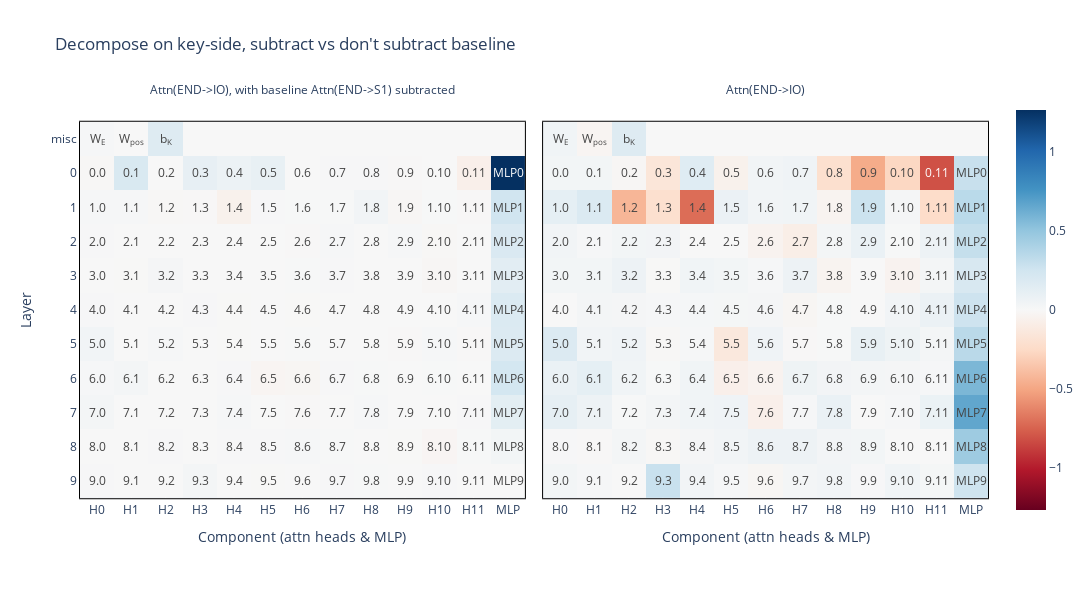

Notebook code cell kept with this figure:
### Markdown cell above
#### Conclusion

Theory looks pretty good! It's very crisp on MLP0 when decomposed key-side, and very crisp on the name movers when decomposed on query-side.

### Code cell
contribution_to_attn_scores_decompose_k = _decompose_attn_scores(
    decompose_by = "keys",
)
contribution_to_attn_scores_decompose_k_sub_S1 = _decompose_attn_scores(
    decompose_by = "keys",
    subtract_S1_attn_scores = True,
)

plot_contribution_to_attn_scores(
    t.stack([contribution_to_attn_scores_decompose_k_sub_S1, contribution_to_attn_scores_decompose_k]),
    decompose_by = "keys",
    facet_labels = ["Attn(END->IO), with baseline Attn(END->S1) subtracted", "Attn(END->IO)"],
    title = "Decompose on key-side, subtract vs don't subtract baseline",
    static = True,
)

### Figure 1 — Plotly figure (JSON) as saved in the notebook; plotly's stock layout.template omitted (floating-point values rounded to 4 significant figures; data arrays with more than 128 entries replaced by an {"elided": "..."} marker saying what was removed)
{"data": [{"coloraxis": "coloraxis", "hovertemplate": "Component (attn heads & MLP): %{x}<br>Layer: %{y}<br>color: %{z}<extra></extra>", "name": "0", "text": {"elided": "11x13 str values"}, "textfont": {"size": 12}, "texttemplate": "%{text}", "type": "heatmap", "x": ["H0", "H1", "H2", "H3", "H4", "H5", "H6", "H7", "H8", "H9", "H10", "H11", "MLP"], "xaxis": "x", "y": ["misc", "0", "1", "2", "3", "4", "5", "6", "7", "8", "9"], "yaxis": "y", "z": {"elided": "11x13 float values"}}, {"coloraxis": "coloraxis", "hovertemplate": "Component (attn heads & MLP): %{x}<br>Layer: %{y}<br>color: %{z}<extra></extra>", "name": "1", "text": {"elided": "11x13 str values"}, "textfont": {"size": 12}, "texttemplate": "%{text}", "type": "heatmap", "x": ["H0", "H1", "H2", "H3", "H4", "H5", "H6", "H7", "H8", "H9", "H10", "H11", "MLP"], "xaxis": "x2", "y": ["misc", "0", "1", "2", "3", "4", "5", "6", "7", "8", "9"], "yaxis": "y2", "z": {"elided": "11x13 float values"}}], "layout": {"annotations": [{"font": {}, "showarrow": false, "text": "Attn(END->IO), with baseline Attn(END->S1) subtracted", "x": 0.245, "xanchor": "center", "xref": "paper", "y": 1, "yanchor": "bottom", "yref": "paper"}, {"font": {}, "showarrow": false, "text": "Attn(END->IO)", "x": 0.755, "xanchor": "center", "xref": "paper", "y": 1, "yanchor": "bottom", "yref": "paper"}], "coloraxis": {"cmid": 0, "colorscale": [[0, "rgb(103,0,31)"], [0.1, "rgb(178,24,43)"], [0.2, "rgb(214,96,77)"], [0.3, "rgb(244,165,130)"], [0.4, "rgb(253,219,199)"], [0.5, "rgb(247,247,247)"], [0.6, "rgb(209,229,240)"], [0.7, "rgb(146,197,222)"], [0.8, "rgb(67,147,195)"], [0.9, "rgb(33,102,172)"], [1, "rgb(5,48,97)"]]}, "height": 600, "modebar": {"add": ["drawline", "drawopenpath", "drawclosedpath", "drawcircle", "drawrect", "eraseshape"]}, "title": {"text": "Decompose on key-side, subtract vs don't subtract baseline"}, "width": 1300, "xaxis": {"anchor": "y", "constrain": "domain", "domain": [0, 0.49], "linecolor": "black", "linewidth": 1, "mirror": true, "scaleanchor": "y", "showline": true, "title": {"text": "Component (attn heads & MLP)"}}, "xaxis2": {"anchor": "y2", "domain": [0.51, 1], "linecolor": "black", "linewidth": 1, "matches": "x", "mirror": true, "showline": true, "title": {"text": "Component (attn heads & MLP)"}}, "yaxis": {"anchor": "x", "autorange": "reversed", "constrain": "domain", "domain": [0, 1], "linecolor": "black", "linewidth": 1, "mirror": true, "showline": true, "title": {"text": "Layer"}}, "yaxis2": {"anchor": "x2", "domain": [0, 1], "linecolor": "black", "linewidth": 1, "matches": "y", "mirror": true, "showline": true, "showticklabels": false}}}
